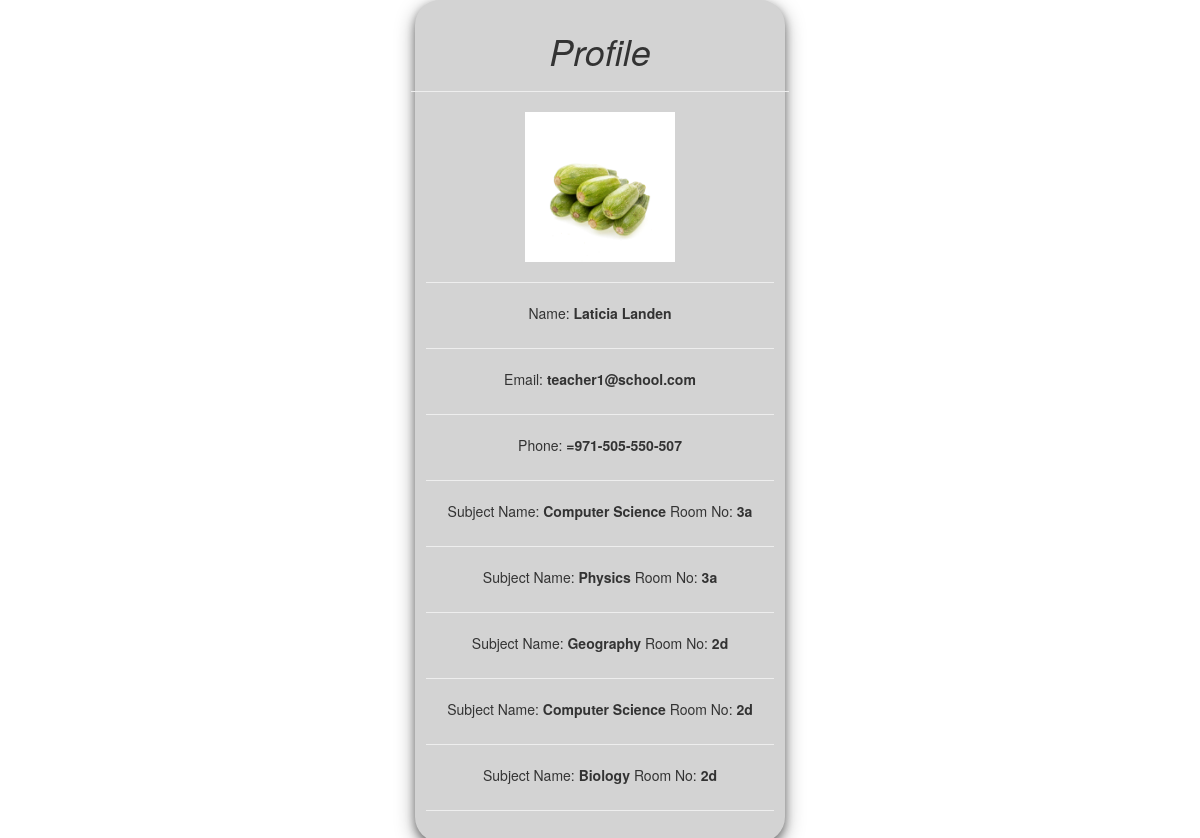
The app's page /profile/1 with its own data.
### directory/models.py (models this page shows)
class Teacher(models.Model):
    firstName = models.CharField(max_length=50)
    lastName = models.CharField(max_length=50)
    profilePicture = models.FileField(upload_to='images/', null=True, verbose_name="")
    emailAddress = models.EmailField(max_length=254, unique=True)
    phoneNumber = models.CharField(max_length=50)
    def __str__(self):
        return self.lastName

class Subject(models.Model):
    teacherId = models.ForeignKey(Teacher, on_delete=models.CASCADE, related_name="tosubject",default=1)
    roomNo = models.CharField(max_length=20)
    name = models.CharField(max_length=50)
    def __str__(self):
        return self.name

### directory/views.py (the view)
# urls.py: path('profile/<int:item_id>',views.profile,name="profile"),
def profile(request,item_id):
    item = Teacher.objects.get(id=item_id)
    subject = Subject.objects.filter(teacherId=item)
    print(item)
    print(subject)
    page = {
        "profile" : item,
        "subjects" : subject
    }
    return render(request,'profile.html',page)

### directory/templates/profile.html (shortened to what this page needs)
{% load crispy_forms_tags %}
<!DOCTYPE html>
<html lang="en" dir="ltr">
<head>
  <link rel="stylesheet" href="https://maxcdn.bootstrapcdn.com/bootstrap/3.3.7/css/bootstrap.min.css">
</head>
<body  class="container-fluid">
  <div class="row">
    <div class="col-md-4" >
        <div  class="submit_form">
          <center class="row">
            <h1><i>Profile</i></h1>
            <hr />
          </center>
          <img src="{{ MEDIA_URL }}{{ profile.profilePicture }}" width="150"><hr>
          Name: <label>{{ profile.firstName }} {{ profile.lastName }}</label><hr>
          Email: <label>{{ profile.emailAddress }}</label><hr>
          Phone: <label>{{ profile.phoneNumber }}</label><hr>
          {% for subject in subjects %}
            Subject Name: <label>{{ subject.name }}</label> Room No: <label>{{ subject.roomNo }}</label><hr>
          {% endfor %}
        </div>
      </div>
</div>
</body>
</html>

### directory/templates/profile.html (style rules this page uses)
.submit_form { text-align: center; padding: 3%; background: lightgray; border-radius: 25px; box-shadow: 0 4px 8px 0 rgba(0,0,0,0.4), 0 6px 20px 0 rgba(0,0,0,0.36); }

### records on screen
Teacher: profilePicture (picture), firstName "Laticia", lastName "Landen", emailAddress "teacher1@school.com", phoneNumber "=971-505-550-507"
Subject: name "Computer Science", roomNo "3a"
Subject: name "Physics", roomNo "3a"
Subject: name "Geography", roomNo "2d"
Subject: name "Computer Science", roomNo "2d"
Subject: name "Biology", roomNo "2d"
